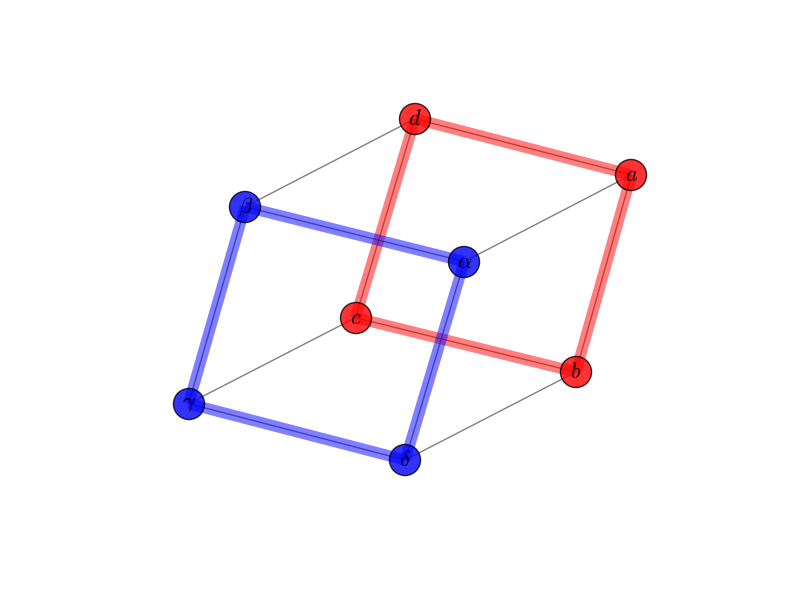

The Python source for this figure:
#!/usr/bin/env python
"""
Draw a graph with matplotlib, color by degree.

You must have matplotlib for this to work.
"""
__author__ = """Aric Hagberg ([email redacted])"""
import matplotlib.pyplot as plt
    
import networkx as nx

G=nx.cubical_graph() 
pos=nx.spring_layout(G) # positions for all nodes

# nodes
nx.draw_networkx_nodes(G,pos,
                       nodelist=[0,1,2,3],
                       node_color='r',
                       node_size=500,
                       alpha=0.8)
nx.draw_networkx_nodes(G,pos,
                       nodelist=[4,5,6,7],
                       node_color='b',
                       node_size=500,
                       alpha=0.8)

# edges
nx.draw_networkx_edges(G,pos,width=1.0,alpha=0.5)
nx.draw_networkx_edges(G,pos,
                       edgelist=[(0,1),(1,2),(2,3),(3,0)],
                       width=8,alpha=0.5,edge_color='r')
nx.draw_networkx_edges(G,pos,
                       edgelist=[(4,5),(5,6),(6,7),(7,4)],
                       width=8,alpha=0.5,edge_color='b')


# some math labels
labels={}
labels[0]=r'$a$'
labels[1]=r'$b$'
labels[2]=r'$c$'
labels[3]=r'$d$'
labels[4]=r'$\alpha$'
labels[5]=r'$\beta$'
labels[6]=r'$\gamma$'
labels[7]=r'$\delta$'
nx.draw_networkx_labels(G,pos,labels,font_size=16)

plt.axis('off')
plt.savefig("labels_and_colors.png") # save as png
plt.show() # display
